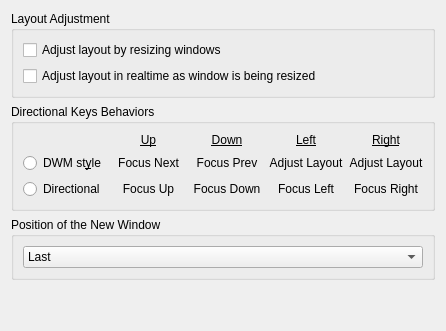
     <widget class="QWidget" name="behaviorTab">
      <attribute name="title">
       <string>Behavior</string>
      </attribute>
      <layout class="QVBoxLayout" name="verticalLayout_6">
       <item>
        <widget class="QGroupBox" name="groupBox_4">
         <property name="title">
          <string>Layout Adjustment</string>
         </property>
         <layout class="QVBoxLayout" name="verticalLayout_7">
          <item>
           <widget class="QCheckBox" name="kcfg_adjustLayout">
            <property name="toolTip">
             <string>Resizing window will cause layout to be adjusted. The actual behaviour might differ based on layout in use.</string>
            </property>
            <property name="text">
             <string>Adjust layout by resizing windows</string>
            </property>
           </widget>
          </item>
          <item>
           <widget class="QCheckBox" name="kcfg_adjustLayoutLive">
            <property name="toolTip">
             <string>If enabled, resizing window will immediately adjust layout. If disabled, layout will be adjusted *after* window resizing is over.</string>
            </property>
            <property name="text">
             <string>Adjust layout in realtime as window is being resized</string>
            </property>
           </widget>
          </item>
         </layout>
        </widget>
       </item>
       <item>
        <widget class="QGroupBox" name="groupBox_3">
         <property name="title">
          <string>Directional Keys Behaviors</string>
         </property>
         <layout class="QGridLayout" name="gridLayout_4">
          <item row="0" column="1">
           <widget class="QLabel" name="label_2">
            <property name="font">
             <font>
              <italic>false</italic>
              <bold>false</bold>
              <underline>true</underline>
             </font>
            </property>
            <property name="text">
             <string>Up</string>
            </property>
            <property name="alignment">
             <set>Qt::AlignmentFlag::AlignCenter</set>
            </property>
           </widget>
          </item>
          <item row="2" column="0">
           <widget class="QRadioButton" name="kcfg_directionalKeyFocus">
            <property name="sizePolicy">
             <sizepolicy hsizetype="Maximum" vsizetype="Fixed">
              <horstretch>0</horstretch>
              <verstretch>0</verstretch>
             </sizepolicy>
            </property>
            <property name="text">
             <string>Directional</string>
            </property>
            <attribute name="buttonGroup">
             <string notr="true">directionalKeyButtonGroup</string>
            </attribute>
           </widget>
          </item>
          <item row="1" column="0">
           <widget class="QRadioButton" name="kcfg_directionalKeyDwm">
            <property name="sizePolicy">
             <sizepolicy hsizetype="Maximum" vsizetype="Fixed">
              <horstretch>0</horstretch>
              <verstretch>0</verstretch>
             </sizepolicy>
            </property>
            <property name="text">
             <string>DWM st&amp;yle</string>
            </property>
            <attribute name="buttonGroup">
             <string notr="true">directionalKeyButtonGroup</string>
            </attribute>
           </widget>
          </item>
          <item row="0" column="3">
           <widget class="QLabel" name="label_4">
            <property name="font">
             <font>
              <italic>false</italic>
              <bold>false</bold>
              <underline>true</underline>
             </font>
            </property>
            <property name="text">
             <string>Left</string>
            </property>
            <property name="alignment">
             <set>Qt::AlignmentFlag::AlignCenter</set>
            </property>
           </widget>
          </item>
          <item row="1" column="1">
           <widget class="QLabel" name="label">
            <property name="text">
             <string>Focus Next</string>
            </property>
            <property name="alignment">
             <set>Qt::AlignmentFlag::AlignCenter</set>
            </property>
           </widget>
          </item>
          <item row="0" column="2">
           <widget class="QLabel" name="label_3">
            <property name="font">
             <font>
              <italic>false</italic>
              <bold>false</bold>
              <underline>true</underline>
             </font>
            </property>
            <property name="text">
             <string>Down</string>
            </property>
            <property name="alignment">
             <set>Qt::AlignmentFlag::AlignCenter</set>
            </property>
           </widget>
          </item>
          <item row="0" column="4">
           <widget class="QLabel" name="label_5">
            <property name="font">
             <font>
              <italic>false</italic>
              <bold>false</bold>
              <underline>true</underline>
             </font>
            </property>
            <property name="text">
             <string>Right</string>
            </property>
            <property name="alignment">
             <set>Qt::AlignmentFlag::AlignCenter</set>
            </property>
           </widget>
          </item>
          <item row="1" column="2">
           <widget class="QLabel" name="label_6">
            <property name="text">
             <string>Focus Prev</string>
            </property>
            <property name="alignment">
             <set>Qt::AlignmentFlag::AlignCenter</set>
            </property>
           </widget>
          </item>
          <item row="1" column="3">
           <widget class="QLabel" name="label_7">
            <property name="text">
             <string>Adjust Layout</string>
            </property>
            <property name="alignment">
             <set>Qt::AlignmentFlag::AlignCenter</set>
            </property>
           </widget>
          </item>
          <item row="1" column="4">
           <widget class="QLabel" name="label_8">
            <property name="text">
             <string>Adjust Layout</string>
            </property>
            <property name="alignment">
             <set>Qt::AlignmentFlag::AlignCenter</set>
            </property>
           </widget>
          </item>
          <item row="2" column="1">
           <widget class="QLabel" name="label_9">
            <property name="text">
             <string>Focus Up</string>
            </property>
            <property name="alignment">
             <set>Qt::AlignmentFlag::AlignCenter</set>
            </property>
           </widget>
          </item>
          <item row="2" column="2">
           <widget class="QLabel" name="label_10">
            <property name="text">
             <string>Focus Down</string>
            </property>
            <property name="alignment">
             <set>Qt::AlignmentFlag::AlignCenter</set>
            </property>
           </widget>
          </item>
          <item row="2" column="3">
           <widget class="QLabel" name="label_11">
            <property name="text">
             <string>Focus Left</string>
            </property>
            <property name="alignment">
             <set>Qt::AlignmentFlag::AlignCenter</set>
            </property>
           </widget>
          </item>
          <item row="2" column="4">
           <widget class="QLabel" name="label_12">
            <property name="text">
             <string>Focus Right</string>
            </property>
            <property name="alignment">
             <set>Qt::AlignmentFlag::AlignCenter</set>
            </property>
           </widget>
          </item>
         </layout>
        </widget>
       </item>
       <item>
        <widget class="QGroupBox" name="verticalGroupBox">
         <property name="title">
          <string>Position of the New Window</string>
         </property>
         <layout class="QVBoxLayout" name="verticalLayout_9">
          <item alignment="Qt::AlignmentFlag::AlignVCenter">
           <widget class="QComboBox" name="kcfg_newWindowPosition">
            <property name="minimumSize">
             <size>
              <width>400</width>
              <height>0</height>
             </size>
            </property>
            <item>
             <property name="text">
              <string>Last</string>
             </property>
            </item>
            <item>
             <property name="text">
              <string>First</string>
             </property>
            </item>
            <item>
             <property name="text">
              <string>Second</string>
             </property>
            </item>
           </widget>
          </item>
         </layout>
        </widget>
       </item>
       <item>
        <spacer name="verticalSpacer_3">
         <property name="orientation">
          <enum>Qt::Orientation::Vertical</enum>
         </property>
         <property name="sizeHint" stdset="0">
          <size>
           <width>20</width>
           <height>40</height>
          </size>
         </property>
        </spacer>
       </item>
      </layout>
     </widget>
